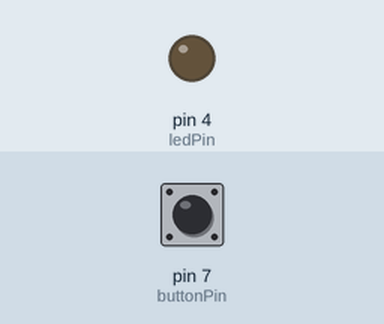
The sketch below on a simulated Arduino Uno, built with avr-gcc and run on an emulated ATmega328P. Parts: output pins drawn as LEDs (lit = HIGH). The test bench sets the inputs (shaded band); at power-on: pin 7 (buttonPin) LOW.

Above: at 2.8 s.
2.9 s: pin 7 (buttonPin) pulled HIGH for 1.2 s
At 3.3 s:
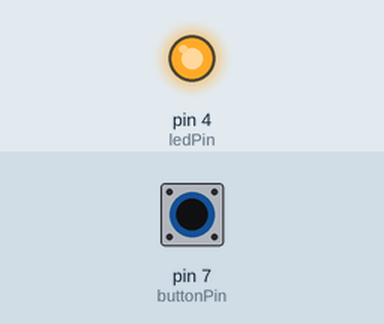
Timing chart, 0 to 5.9 s (numbered marks = the images above; inputs shaded):
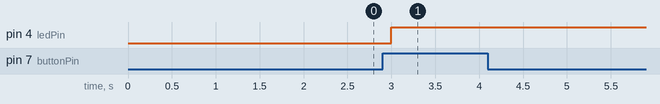

The sketch:

push_button.ino
```cpp
int buttonPin = 7;
int ledPin = 4;
int buttonState = LOW;

void setup(){
  Serial.begin(9600);
  pinMode(buttonPin, INPUT);  // D7 will receive input from button
  pinMode(ledPin, OUTPUT);    // D4 will send output to LED
}

void loop(){
  buttonState = digitalRead(buttonPin);  // Read button state

  // If user presses the push button
  // Then state will be HIGH
  if(buttonState == HIGH)
  {
    digitalWrite(ledPin, HIGH);   // glow the LED
    //delay(250);                  // wait for 1 second
    //digitalWrite(ledPin, LOW);    // switch OFF the glowing LED
  }
  delay(1000);
}
```

Measured:
- after the input at 2.9 s, pin 4 (ledPin): LOW → HIGH after 0.10 s
